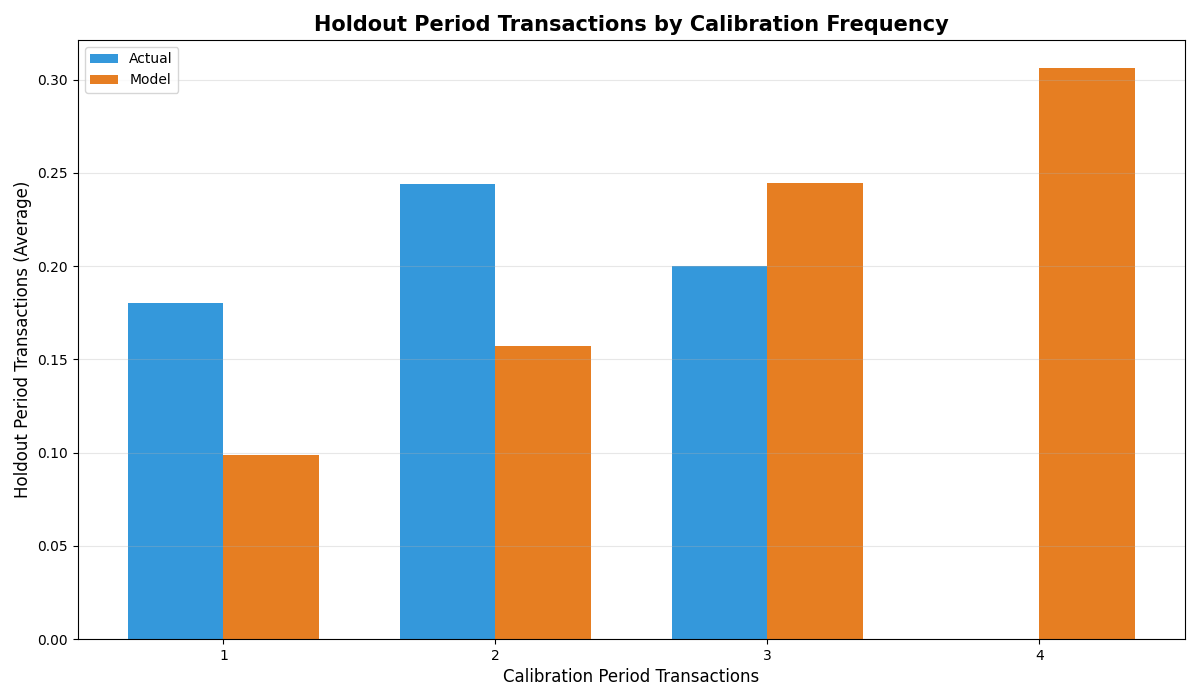

Write the Python code that produced this figure.
import pandas as pd
import numpy as np
import matplotlib.pyplot as plt
from pymc_marketing.clv import BetaGeoModel

def run_frequency_validation(model_path, test_data_path):
    # 1. Load the Frequency Model and Holdout Data
    print(f"Loading BG/NBD model from {model_path}...")
    bgm = BetaGeoModel.load(model_path)
    bgm.build_model()
    
    print(f"Loading holdout data from {test_data_path}...")
    test_data = pd.read_csv(test_data_path)
    test_data['visit_date'] = pd.to_datetime(test_data['visit_date'])
    
    # 2. Calculate Holdout Period Duration (T_holdout)
    # We need to know how many days to predict for
    holdout_start = test_data['visit_date'].min()
    holdout_end = test_data['visit_date'].max()
    t_holdout = (holdout_end - holdout_start).days
    print(f"Holdout period duration: {t_holdout} days")
    
    # 3. Actual Transactions in Holdout
    # We count unique dates per customer as a 'transaction'
    actual_counts = test_data.groupby('customer_id')['visit_date'].nunique().reset_index()
    actual_counts.columns = ['customer_id', 'actual_transactions']
    
    # 4. Predict Transactions for the Holdout Period
    # Using the training data already in the model
    print(f"Predicting transactions for the next {t_holdout} days...")
    predictions = bgm.expected_purchases(
        future_t=t_holdout,
        data=bgm.data
    ).mean(dim=("chain", "draw")).to_dataframe(name="predicted_transactions").reset_index()
    
    # 5. Merge and Compare
    # We want to see results for everyone who was in the training set
    comparison = pd.merge(bgm.data[['customer_id']], predictions, on='customer_id', how='left')
    comparison = pd.merge(comparison, actual_counts, on='customer_id', how='left').fillna(0)
    
    print("\n--- Frequency Validation (Holdout Period) ---")
    print(comparison.head(15))
    
    # Summary Metrics
    total_actual = comparison['actual_transactions'].sum()
    total_predicted = comparison['predicted_transactions'].sum()
    print(f"\nTotal Actual Transactions: {total_actual:.0f}")
    print(f"Total Predicted Transactions: {total_predicted:.0f}")
    print(f"Overall Accuracy: {min(total_actual, total_predicted) / max(total_actual, total_predicted):.2%}")

    # 5. Prepare Data for Binned Averages (Calibration Plot)
    calib_plot = pd.merge(comparison, bgm.data[['customer_id', 'frequency']], on='customer_id')
    
    # Filter for frequency >= 1 as seen in the screenshot and group up to 9
    calib_plot = calib_plot[calib_plot['frequency'] >= 1].copy()
    calib_plot['frequency_bin'] = calib_plot['frequency'].clip(upper=9)
    
    # Calculate Mean of actual and predicted for each frequency bin
    calib_grouped = calib_plot.groupby('frequency_bin', observed=True).agg({
        'actual_transactions': 'mean',
        'predicted_transactions': 'mean'
    })
    
    # Plotting
    plt.figure(figsize=(12, 7))
    
    x_axis = np.arange(len(calib_grouped))
    width = 0.35
    
    # Match the vibrant standard colors: Blue for Actual, Orange for Model
    plt.bar(x_axis - width/2, calib_grouped['actual_transactions'], width, 
            label='Actual', color='#3498db')
    plt.bar(x_axis + width/2, calib_grouped['predicted_transactions'], width, 
            label='Model', color='#e67e22')
    
    # Aesthetics
    plt.title('Holdout Period Transactions by Calibration Frequency', fontsize=15, fontweight='bold')
    plt.xlabel('Calibration Period Transactions', fontsize=12)
    plt.ylabel('Holdout Period Transactions (Average)', fontsize=12)
    
    plt.xticks(x_axis, calib_grouped.index.astype(int))
    plt.legend()
    plt.grid(axis='y', alpha=0.3)
    
    plt.tight_layout()
    plt.savefig("frequency_validation.png")
    print("Plot saved as frequency_validation.png")

if __name__ == "__main__":
    run_frequency_validation("bgm_model.nc", "test_data.csv")
